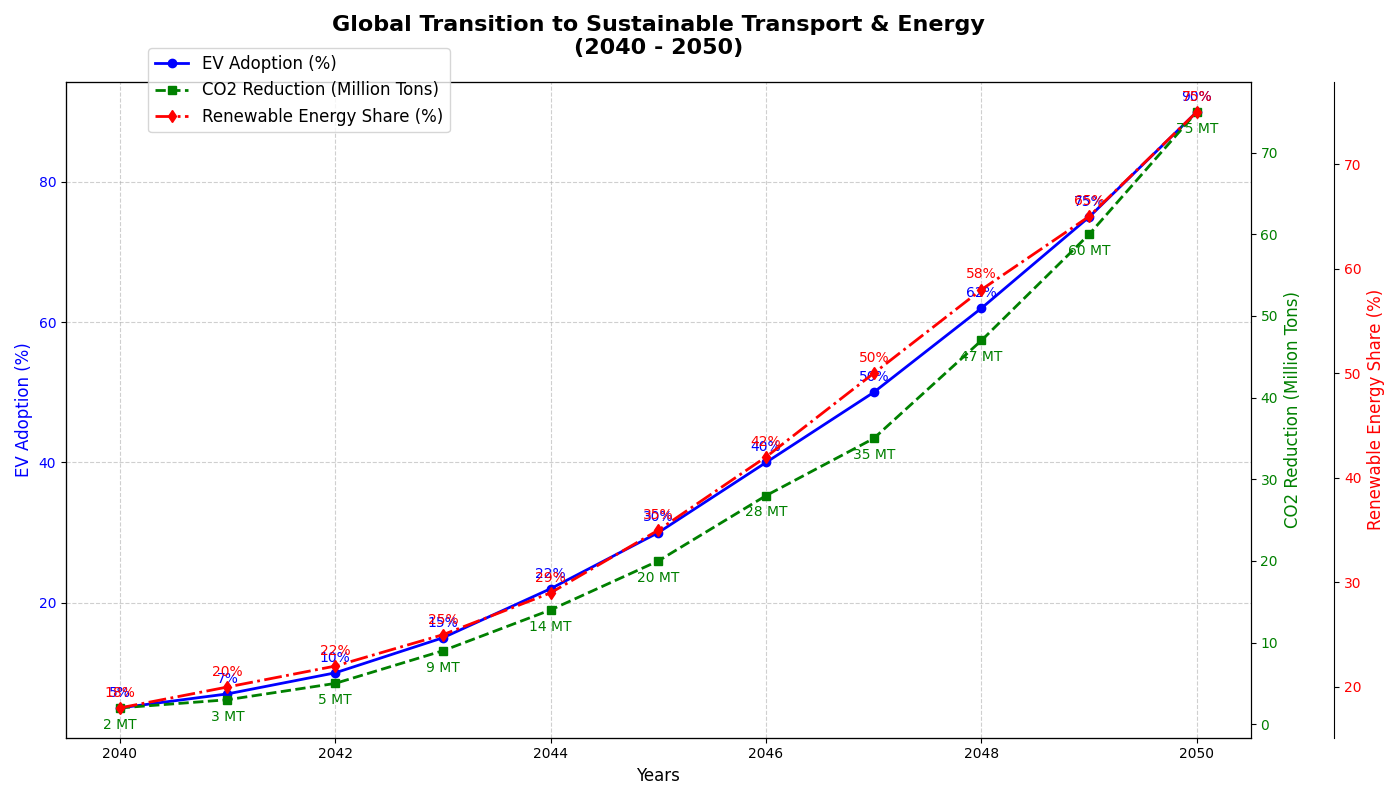

This chart was generated by the following Python code:
import matplotlib.pyplot as plt
import numpy as np

# Define years in the future timeline
years = np.arange(2040, 2051)

# Hypothetical global adoption rates of electric vehicles (EVs) in percentage
ev_adoption_rates = np.array([5, 7, 10, 15, 22, 30, 40, 50, 62, 75, 90])

# Hypothetical decrease in CO2 emissions due to EV adoption in million tons
co2_reduction = np.array([2, 3, 5, 9, 14, 20, 28, 35, 47, 60, 75])

# Hypothetical increase in renewable energy sources as part of total energy production in percentage
renewable_energy_share = np.array([18, 20, 22, 25, 29, 35, 42, 50, 58, 65, 75])

# Create the figure and axis
fig, ax1 = plt.subplots(figsize=(14, 8))

# Plot the global adoption rates of electric vehicles
ax1.plot(years, ev_adoption_rates, 'o-', linewidth=2, color='blue', label='EV Adoption (%)')

# Set primary y-axis (left)
ax1.set_xlabel('Years', fontsize=12)
ax1.set_ylabel('EV Adoption (%)', fontsize=12, color='blue')
ax1.tick_params(axis='y', labelcolor='blue')

# Annotate data points for EV adoption rates
for i, rate in enumerate(ev_adoption_rates):
    ax1.annotate(f'{rate}%', (years[i], ev_adoption_rates[i]), textcoords="offset points", xytext=(0, 8), ha='center', fontsize=10, color='blue')

# Create a secondary y-axis for CO2 reduction
ax2 = ax1.twinx()
ax2.plot(years, co2_reduction, 's--', linewidth=2, color='green', label='CO2 Reduction (Million Tons)')

# Set secondary y-axis (right) for CO2 reduction
ax2.set_ylabel('CO2 Reduction (Million Tons)', fontsize=12, color='green')
ax2.tick_params(axis='y', labelcolor='green')

# Annotate data points for CO2 reduction
for i, reduction in enumerate(co2_reduction):
    ax2.annotate(f'{reduction} MT', (years[i], co2_reduction[i]), textcoords="offset points", xytext=(0, -15), ha='center', fontsize=10, color='green')

# Overlay another secondary y-axis for renewable energy share
ax3 = ax1.twinx()
ax3.spines['right'].set_position(('outward', 60))  # Offset right axis
ax3.plot(years, renewable_energy_share, 'd-.', linewidth=2, color='red', label='Renewable Energy Share (%)')

# Set tertiary y-axis (offset right) for renewable energy share
ax3.set_ylabel('Renewable Energy Share (%)', fontsize=12, color='red')
ax3.tick_params(axis='y', labelcolor='red')

# Annotate data points for renewable energy share
for i, share in enumerate(renewable_energy_share):
    ax3.annotate(f'{share}%', (years[i], renewable_energy_share[i]), textcoords="offset points", xytext=(0, 8), ha='center', fontsize=10, color='red')

# Title and grid customization
plt.title('Global Transition to Sustainable Transport & Energy\n(2040 - 2050)', fontsize=16, fontweight='bold', pad=20)
ax1.grid(True, linestyle='--', alpha=0.6)

# Add legends
fig.legend(loc='upper left', bbox_to_anchor=(0.1, 0.95), fontsize=12)

# Automatically adjust the layout
fig.tight_layout()

# Display the plot
plt.show()
